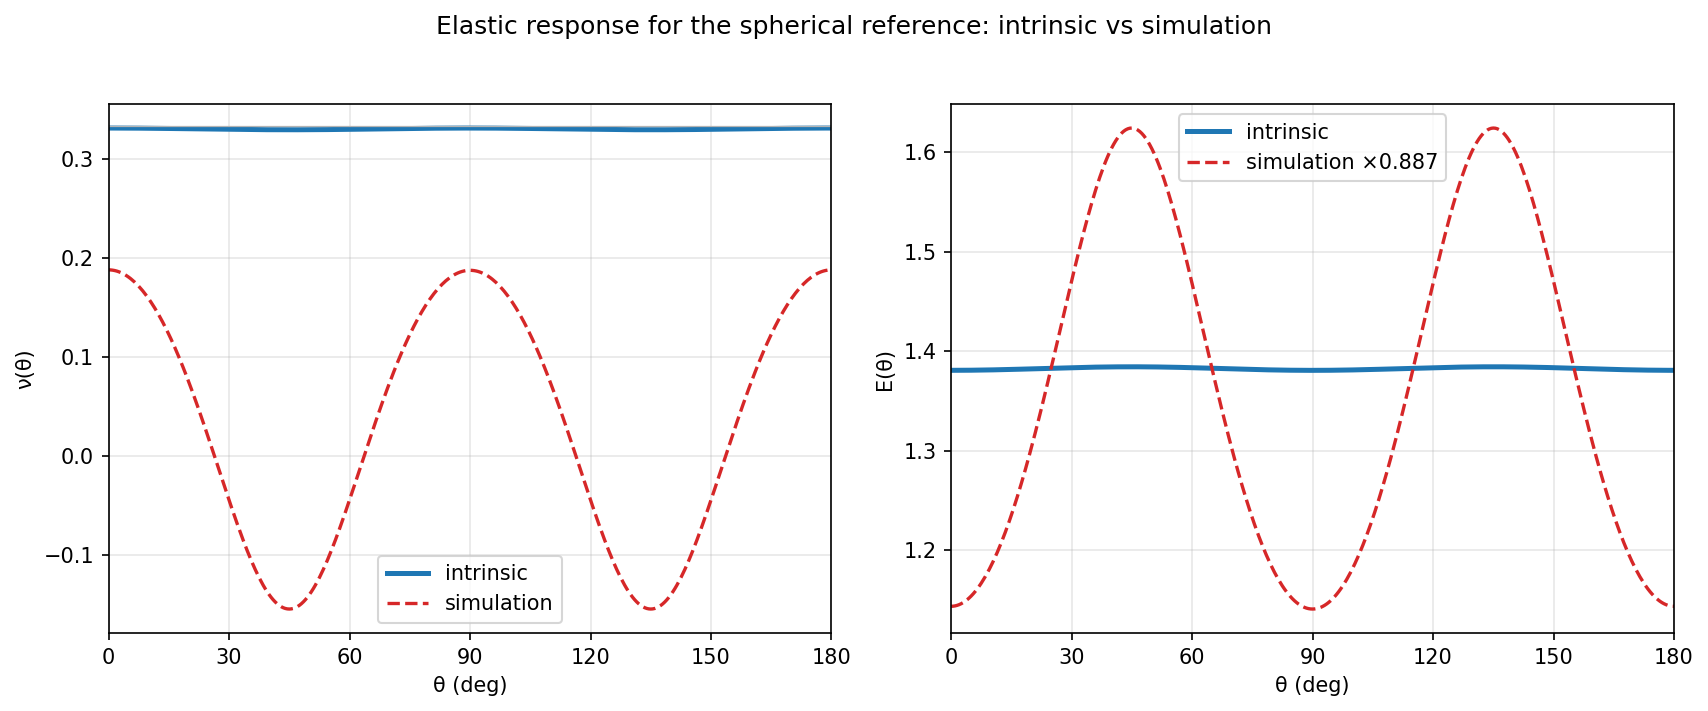

Source code (Python):
"""
Do the intrinsic solver and the direct simulation give the same elastic RESPONSE for the spherical
reference?  Intrinsic C_eff from forward_dgbar; simulation C_eff by finite-difference homogenisation
of the relaxed prestressed network (apply macroscopic strain modes, re-relax, read macroscopic stress
— naturally includes geometric/prestress stiffening).  Compare ν(θ), E(θ).
"""
import os, sys
import numpy as np
from scipy.optimize import minimize
import matplotlib
matplotlib.use('Agg')
import matplotlib.pyplot as plt

HERE = os.path.dirname(os.path.abspath(__file__))
sys.path.insert(0, HERE)
sys.path.insert(0, os.path.abspath(os.path.join(HERE, '..')))
import _common as C
from forward_solver_dgbar import forward_dgbar

reg = C.make_lattice(1.0, 1.0, half=6.0); n = len(reg['simplices'])
pts = reg['pts'].copy(); N = len(pts)
bu, bv, bR = reg['bond_u'], reg['bond_v'], reg['bond_R']
offset = bR - (pts[bv] - pts[bu])
L = np.array([reg['BL1'][0], reg['BL2'][1]]); c0 = L / 2.0; A0 = L[0] * L[1]
R = 8.0; K = 1.0 / R ** 2


def lam_at(xy):
    d = xy - c0; d -= L * np.round(d / L)
    return 1.0 / (1.0 + K * (d ** 2).sum(-1) / 4.0) ** 2


gbar = np.zeros((n, 2, 2))
lt = lam_at(reg['centroids']); gbar[:, 0, 0] = lt; gbar[:, 1, 1] = lt
l0 = np.sqrt(lam_at(pts[bu] + bR / 2.0)) * np.hypot(bR[:, 0], bR[:, 1])

# ---- intrinsic ----
oi = forward_dgbar(reg, 1.0, gbar)
C6_intr = np.asarray(oi['elastic_tensor'])

# ---- simulation: relax at a given macroscopic F, return macroscopic stress ----
def relax_stress(Fdef, x_init):
    off = offset @ Fdef.T
    def eg(x):
        X = x.reshape(N, 2); d = X[bv] - X[bu] + off
        Lb = np.hypot(d[:, 0], d[:, 1]); dL = Lb - l0
        f = (dL / Lb)[:, None] * d
        g = np.zeros((N, 2)); np.add.at(g, bv, f); np.add.at(g, bu, -f)
        return 0.5 * (dL ** 2).sum(), g.ravel()
    res = minimize(eg, (x_init @ Fdef.T).ravel(), jac=True, method='L-BFGS-B',
                   options=dict(maxiter=20000, ftol=1e-15, gtol=1e-11))
    X = res.x.reshape(N, 2); d = X[bv] - X[bu] + off
    Lb = np.hypot(d[:, 0], d[:, 1]); t = Lb - l0
    A = A0 * abs(np.linalg.det(Fdef))
    sig = (t[:, None, None] / Lb[:, None, None] * (d[:, :, None] * d[:, None, :])).sum(0) / A
    return X, sig


X0, sig0 = relax_stress(np.eye(2), pts)                       # base prestressed state
dlt = 1e-4
modes = [np.array([[1., 0.], [0., 0.]]), np.array([[0., 0.], [0., 1.]]), np.array([[0., 1.], [1., 0.]])]
Ct = np.zeros((3, 3))                                         # [sxx,syy,sxy] <- [exx,eyy,exy(tensor)]
for j, e in enumerate(modes):
    _, sp = relax_stress(np.eye(2) + dlt * e, X0)
    _, sm = relax_stress(np.eye(2) - dlt * e, X0)
    ds = (np.array([sp[0, 0], sp[1, 1], sp[0, 1]]) - np.array([sm[0, 0], sm[1, 1], sm[0, 1]])) / (2 * dlt)
    Ct[:, j] = ds
Ct = 0.5 * (Ct + Ct.T)
C6_sim = np.array([Ct[0, 0], Ct[0, 2], Ct[0, 1], Ct[2, 2], Ct[1, 2], Ct[1, 1]])

th = np.linspace(0.0, np.pi, 361)
nu_i, E_i = C.nu_E_theta(C6_intr, th)
nu_s, E_s = C.nu_E_theta(C6_sim, th)
sE = np.dot(E_i, E_s) / np.dot(E_s, E_s)                      # E convention factor
print(f"spherical reference K=1/{R:.0f}²   (sim base prestress σ0=[{sig0[0,0]:+.4f},{sig0[1,1]:+.4f},{sig0[0,1]:+.4f}])")
print(f"  intrinsic (linear D2C, no geometric stiffening):  ν≈{nu_i.mean():+.4f}  E≈{E_i.mean():.4f}")
print(f"  simulation (full tangent, WITH geom. stiffening):  ν≈{nu_s.mean():+.4f}  E≈{E_s.mean():.4f}")
print(f"ν(θ):  max|intrinsic − sim| = {np.max(np.abs(nu_i - nu_s)):.4f}")
print(f"E(θ):  best-fit scale intrinsic/sim = {sE:.4f}")

fig, ax = plt.subplots(1, 2, figsize=(11.5, 4.8))
ax[0].plot(np.degrees(th), nu_i, color='#1f77b4', lw=2.4, label='intrinsic')
ax[0].plot(np.degrees(th), nu_s, color='#d62728', lw=1.6, ls='--', label='simulation')
ax[0].axhline(1 / 3, color='0.7', lw=.6); ax[0].set_ylabel('ν(θ)'); ax[0].legend()
ax[1].plot(np.degrees(th), E_i, color='#1f77b4', lw=2.4, label='intrinsic')
ax[1].plot(np.degrees(th), E_s * sE, color='#d62728', lw=1.6, ls='--', label=f'simulation ×{sE:.3f}')
ax[1].set_ylabel('E(θ)'); ax[1].legend()
for a in ax:
    a.set_xlabel('θ (deg)'); a.set_xlim(0, 180); a.set_xticks(range(0, 181, 30)); a.grid(alpha=.3)
fig.suptitle('Elastic response for the spherical reference: intrinsic vs simulation')
plt.tight_layout(rect=[0, 0, 1, 0.95])
pth = os.path.join(HERE, 'sphere_response_compare.png')
plt.savefig(pth, dpi=150, bbox_inches='tight'); plt.close()
print(f"saved {os.path.basename(pth)}")
